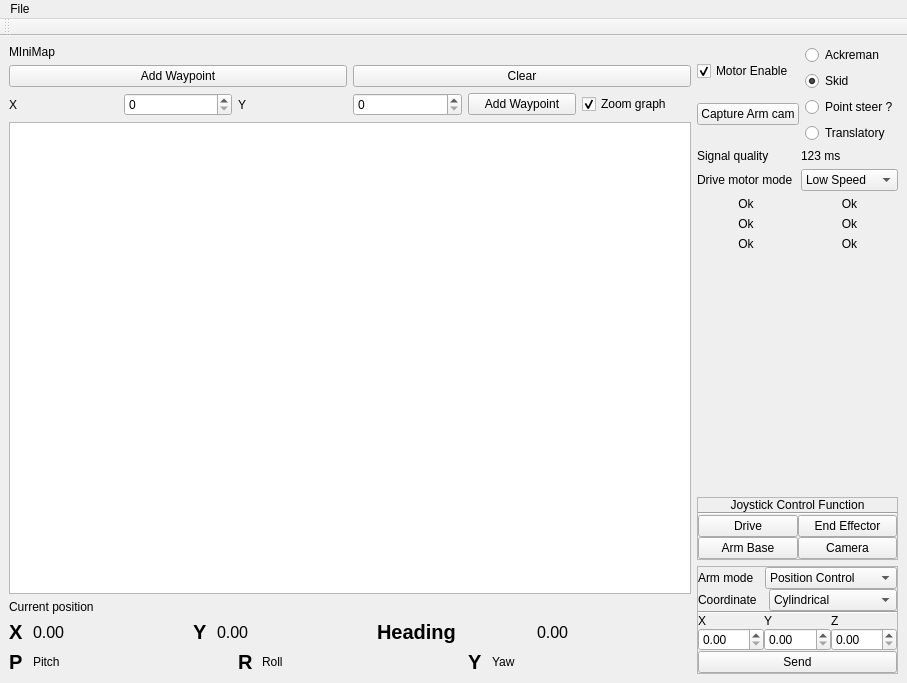
<?xml version="1.0" encoding="UTF-8"?>
<ui version="4.0">
 <class>MainWindow</class>
 <widget class="QMainWindow" name="MainWindow">
  <property name="geometry">
   <rect>
    <x>0</x>
    <y>0</y>
    <width>907</width>
    <height>683</height>
   </rect>
  </property>
  <property name="windowTitle">
   <string>MainWindow</string>
  </property>
  <widget class="QWidget" name="centralwidget">
   <layout class="QHBoxLayout" name="horizontalLayout_10">
    <item>
     <layout class="QVBoxLayout" name="verticalLayout_3">
      <item>
       <widget class="QLabel" name="MinimapLabel">
        <property name="text">
         <string>MIniMap</string>
        </property>
       </widget>
      </item>
      <item>
       <layout class="QHBoxLayout" name="horizontalLayout">
        <item>
         <widget class="QPushButton" name="waypoint">
          <property name="text">
           <string>Add Waypoint</string>
          </property>
         </widget>
        </item>
        <item>
         <widget class="QPushButton" name="clearMap">
          <property name="text">
           <string>Clear</string>
          </property>
         </widget>
        </item>
       </layout>
      </item>
      <item>
       <layout class="QHBoxLayout" name="horizontalLayout_5">
        <item>
         <widget class="QLabel" name="label_6">
          <property name="text">
           <string>X</string>
          </property>
         </widget>
        </item>
        <item>
         <widget class="QSpinBox" name="x"/>
        </item>
        <item>
         <widget class="QLabel" name="label_7">
          <property name="text">
           <string>Y</string>
          </property>
         </widget>
        </item>
        <item>
         <widget class="QSpinBox" name="y"/>
        </item>
        <item>
         <widget class="QPushButton" name="addMarkedWaypoint">
          <property name="text">
           <string>Add Waypoint</string>
          </property>
         </widget>
        </item>
        <item>
         <widget class="QCheckBox" name="zoomGraph">
          <property name="text">
           <string>Zoom graph</string>
          </property>
          <property name="checked">
           <bool>true</bool>
          </property>
         </widget>
        </item>
       </layout>
      </item>
      <item>
       <widget class="GraphicsLayoutWidget" name="graphicsView"/>
      </item>
      <item>
       <widget class="QLabel" name="label">
        <property name="text">
         <string>Current position</string>
        </property>
       </widget>
      </item>
      <item>
       <layout class="QHBoxLayout" name="horizontalLayout_7">
        <item>
         <widget class="QLabel" name="label_12">
          <property name="maximumSize">
           <size>
            <width>18</width>
            <height>16777215</height>
           </size>
          </property>
          <property name="font">
           <font>
            <pointsize>15</pointsize>
            <weight>75</weight>
            <bold>true</bold>
           </font>
          </property>
          <property name="text">
           <string>X</string>
          </property>
         </widget>
        </item>
        <item>
         <widget class="QLabel" name="xActual">
          <property name="font">
           <font>
            <pointsize>12</pointsize>
           </font>
          </property>
          <property name="text">
           <string>0.00</string>
          </property>
         </widget>
        </item>
        <item>
         <widget class="QLabel" name="label_15">
          <property name="maximumSize">
           <size>
            <width>18</width>
            <height>16777215</height>
           </size>
          </property>
          <property name="font">
           <font>
            <pointsize>15</pointsize>
            <weight>75</weight>
            <bold>true</bold>
           </font>
          </property>
          <property name="text">
           <string>Y</string>
          </property>
         </widget>
        </item>
        <item>
         <widget class="QLabel" name="yActual">
          <property name="font">
           <font>
            <pointsize>12</pointsize>
           </font>
          </property>
          <property name="text">
           <string>0.00</string>
          </property>
         </widget>
        </item>
        <item>
         <widget class="QLabel" name="label_17">
          <property name="font">
           <font>
            <pointsize>15</pointsize>
            <weight>75</weight>
            <bold>true</bold>
           </font>
          </property>
          <property name="text">
           <string>Heading</string>
          </property>
         </widget>
        </item>
        <item>
         <widget class="QLabel" name="headingActual">
          <property name="font">
           <font>
            <pointsize>12</pointsize>
           </font>
          </property>
          <property name="text">
           <string>0.00</string>
          </property>
         </widget>
        </item>
       </layout>
      </item>
      <item>
       <layout class="QHBoxLayout" name="horizontalLayout_9">
        <item>
         <widget class="QLabel" name="label_18">
          <property name="maximumSize">
           <size>
            <width>18</width>
            <height>16777215</height>
           </size>
          </property>
          <property name="font">
           <font>
            <pointsize>15</pointsize>
            <weight>75</weight>
            <bold>true</bold>
           </font>
          </property>
          <property name="text">
           <string>P</string>
          </property>
         </widget>
        </item>
        <item>
         <widget class="QLabel" name="pitchLBL">
          <property name="text">
           <string>Pitch</string>
          </property>
         </widget>
        </item>
        <item>
         <widget class="QLabel" name="label_19">
          <property name="maximumSize">
           <size>
            <width>18</width>
            <height>16777215</height>
           </size>
          </property>
          <property name="font">
           <font>
            <pointsize>15</pointsize>
            <weight>75</weight>
            <bold>true</bold>
           </font>
          </property>
          <property name="text">
           <string>R</string>
          </property>
         </widget>
        </item>
        <item>
         <widget class="QLabel" name="rollLBL">
          <property name="text">
           <string>Roll</string>
          </property>
         </widget>
        </item>
        <item>
         <widget class="QLabel" name="label_20">
          <property name="maximumSize">
           <size>
            <width>18</width>
            <height>16777215</height>
           </size>
          </property>
          <property name="font">
           <font>
            <pointsize>15</pointsize>
            <weight>75</weight>
            <bold>true</bold>
           </font>
          </property>
          <property name="text">
           <string>Y</string>
          </property>
         </widget>
        </item>
        <item>
         <widget class="QLabel" name="yawLBL">
          <property name="text">
           <string>Yaw</string>
          </property>
         </widget>
        </item>
       </layout>
      </item>
     </layout>
    </item>
    <item>
     <layout class="QVBoxLayout" name="verticalLayout_6">
      <item>
       <layout class="QHBoxLayout" name="horizontalLayout_6">
        <item>
         <layout class="QVBoxLayout" name="verticalLayout_5">
          <item>
           <widget class="QCheckBox" name="ackMoving">
            <property name="text">
             <string>Motor Enable</string>
            </property>
            <property name="checked">
             <bool>true</bool>
            </property>
           </widget>
          </item>
          <item>
           <widget class="QPushButton" name="screenshot">
            <property name="text">
             <string>Capture Arm cam</string>
            </property>
           </widget>
          </item>
         </layout>
        </item>
        <item>
         <layout class="QVBoxLayout" name="verticalLayout_2">
          <item>
           <widget class="QRadioButton" name="ackreman">
            <property name="text">
             <string>Ackreman</string>
            </property>
            <property name="checked">
             <bool>false</bool>
            </property>
           </widget>
          </item>
          <item>
           <widget class="QRadioButton" name="skid">
            <property name="text">
             <string>Skid</string>
            </property>
            <property name="checked">
             <bool>true</bool>
            </property>
           </widget>
          </item>
          <item>
           <widget class="QRadioButton" name="pointSteer">
            <property name="text">
             <string>Point steer ?</string>
            </property>
           </widget>
          </item>
          <item>
           <widget class="QRadioButton" name="translatory">
            <property name="text">
             <string>Translatory</string>
            </property>
           </widget>
          </item>
         </layout>
        </item>
       </layout>
      </item>
      <item>
       <layout class="QHBoxLayout" name="horizontalLayout_3">
        <item>
         <widget class="QLabel" name="label_4">
          <property name="text">
           <string>Signal quality</string>
          </property>
         </widget>
        </item>
        <item>
         <widget class="QLabel" name="sig_qual">
          <property name="text">
           <string>123 ms</string>
          </property>
         </widget>
        </item>
       </layout>
      </item>
      <item>
       <layout class="QHBoxLayout" name="horizontalLayout_8">
        <item>
         <widget class="QLabel" name="label_5">
          <property name="text">
           <string>Drive motor mode</string>
          </property>
         </widget>
        </item>
        <item>
         <widget class="QComboBox" name="driveModeSelection">
          <item>
           <property name="text">
            <string>Low Speed</string>
           </property>
          </item>
          <item>
           <property name="text">
            <string>Med Speed</string>
           </property>
          </item>
          <item>
           <property name="text">
            <string>High Speed</string>
           </property>
          </item>
          <item>
           <property name="text">
            <string>Open Loop</string>
           </property>
          </item>
         </widget>
        </item>
       </layout>
      </item>
      <item>
       <layout class="QGridLayout" name="gridLayout">
        <item row="0" column="0">
         <widget class="QLabel" name="fl_ok">
          <property name="text">
           <string>Ok</string>
          </property>
          <property name="alignment">
           <set>Qt::AlignCenter</set>
          </property>
         </widget>
        </item>
        <item row="1" column="1">
         <widget class="QLabel" name="mr_ok">
          <property name="text">
           <string>Ok</string>
          </property>
          <property name="alignment">
           <set>Qt::AlignCenter</set>
          </property>
         </widget>
        </item>
        <item row="0" column="1">
         <widget class="QLabel" name="fr_ok">
          <property name="text">
           <string>Ok</string>
          </property>
          <property name="alignment">
           <set>Qt::AlignCenter</set>
          </property>
         </widget>
        </item>
        <item row="1" column="0">
         <widget class="QLabel" name="ml_ok">
          <property name="text">
           <string>Ok</string>
          </property>
          <property name="alignment">
           <set>Qt::AlignCenter</set>
          </property>
         </widget>
        </item>
        <item row="2" column="0">
         <widget class="QLabel" name="bl_ok">
          <property name="text">
           <string>Ok</string>
          </property>
          <property name="alignment">
           <set>Qt::AlignCenter</set>
          </property>
         </widget>
        </item>
        <item row="2" column="1">
         <widget class="QLabel" name="br_ok">
          <property name="text">
           <string>Ok</string>
          </property>
          <property name="alignment">
           <set>Qt::AlignCenter</set>
          </property>
         </widget>
        </item>
       </layout>
      </item>
      <item>
       <spacer name="verticalSpacer">
        <property name="orientation">
         <enum>Qt::Vertical</enum>
        </property>
        <property name="sizeHint" stdset="0">
         <size>
          <width>20</width>
          <height>40</height>
         </size>
        </property>
       </spacer>
      </item>
      <item>
       <widget class="QFrame" name="frame">
        <property name="frameShape">
         <enum>QFrame::StyledPanel</enum>
        </property>
        <property name="frameShadow">
         <enum>QFrame::Raised</enum>
        </property>
        <layout class="QVBoxLayout" name="verticalLayout_4">
         <property name="spacing">
          <number>0</number>
         </property>
         <property name="leftMargin">
          <number>0</number>
         </property>
         <property name="topMargin">
          <number>0</number>
         </property>
         <property name="rightMargin">
          <number>0</number>
         </property>
         <property name="bottomMargin">
          <number>0</number>
         </property>
         <item>
          <widget class="QLabel" name="label_3">
           <property name="text">
            <string>Joystick Control Function</string>
           </property>
           <property name="alignment">
            <set>Qt::AlignCenter</set>
           </property>
          </widget>
         </item>
         <item>
          <widget class="Line" name="line">
           <property name="orientation">
            <enum>Qt::Horizontal</enum>
           </property>
          </widget>
         </item>
         <item>
          <layout class="QGridLayout" name="gridLayout_3">
           <item row="0" column="0">
            <widget class="QPushButton" name="DriveMode">
             <property name="text">
              <string>Drive</string>
             </property>
             <property name="checkable">
              <bool>true</bool>
             </property>
            </widget>
           </item>
           <item row="0" column="1">
            <widget class="QPushButton" name="EndEffectorMode">
             <property name="text">
              <string>End Effector</string>
             </property>
             <property name="checkable">
              <bool>true</bool>
             </property>
             <property name="checked">
              <bool>false</bool>
             </property>
            </widget>
           </item>
           <item row="1" column="0">
            <widget class="QPushButton" name="ArmBaseMode">
             <property name="text">
              <string>Arm Base</string>
             </property>
             <property name="checkable">
              <bool>true</bool>
             </property>
             <property name="checked">
              <bool>false</bool>
             </property>
            </widget>
           </item>
           <item row="1" column="1">
            <widget class="QPushButton" name="function4">
             <property name="text">
              <string>Camera</string>
             </property>
             <property name="checkable">
              <bool>true</bool>
             </property>
             <property name="checked">
              <bool>false</bool>
             </property>
            </widget>
           </item>
          </layout>
         </item>
        </layout>
       </widget>
      </item>
      <item>
       <widget class="QFrame" name="frame_2">
        <property name="frameShape">
         <enum>QFrame::StyledPanel</enum>
        </property>
        <property name="frameShadow">
         <enum>QFrame::Raised</enum>
        </property>
        <layout class="QVBoxLayout" name="verticalLayout">
         <property name="spacing">
          <number>0</number>
         </property>
         <property name="leftMargin">
          <number>0</number>
         </property>
         <property name="topMargin">
          <number>0</number>
         </property>
         <property name="rightMargin">
          <number>0</number>
         </property>
         <property name="bottomMargin">
          <number>0</number>
         </property>
         <item>
          <layout class="QHBoxLayout" name="horizontalLayout_2">
           <item>
            <widget class="QLabel" name="label_2">
             <property name="maximumSize">
              <size>
               <width>67</width>
               <height>16777215</height>
              </size>
             </property>
             <property name="text">
              <string>Arm mode</string>
             </property>
            </widget>
           </item>
           <item>
            <widget class="QComboBox" name="arm_mode">
             <item>
              <property name="text">
               <string>Position Control</string>
              </property>
             </item>
             <item>
              <property name="text">
               <string>Velocity Control</string>
              </property>
             </item>
            </widget>
           </item>
          </layout>
         </item>
         <item>
          <layout class="QHBoxLayout" name="horizontalLayout_4">
           <item>
            <widget class="QLabel" name="label_8">
             <property name="maximumSize">
              <size>
               <width>71</width>
               <height>16777215</height>
              </size>
             </property>
             <property name="text">
              <string>Coordinate</string>
             </property>
            </widget>
           </item>
           <item>
            <widget class="QComboBox" name="coordinateSystem">
             <item>
              <property name="text">
               <string>Cylindrical</string>
              </property>
             </item>
             <item>
              <property name="text">
               <string>Cartesian</string>
              </property>
             </item>
            </widget>
           </item>
          </layout>
         </item>
         <item>
          <widget class="Line" name="line_2">
           <property name="orientation">
            <enum>Qt::Horizontal</enum>
           </property>
          </widget>
         </item>
         <item>
          <layout class="QGridLayout" name="gridLayout_2">
           <item row="1" column="0">
            <widget class="QDoubleSpinBox" name="armSetX"/>
           </item>
           <item row="1" column="1">
            <widget class="QDoubleSpinBox" name="armSetY"/>
           </item>
           <item row="1" column="2">
            <widget class="QDoubleSpinBox" name="armSetZ"/>
           </item>
           <item row="0" column="0">
            <widget class="QLabel" name="label_9">
             <property name="text">
              <string>X</string>
             </property>
            </widget>
           </item>
           <item row="0" column="1">
            <widget class="QLabel" name="label_10">
             <property name="text">
              <string>Y</string>
             </property>
            </widget>
           </item>
           <item row="0" column="2">
            <widget class="QLabel" name="label_11">
             <property name="text">
              <string>Z</string>
             </property>
            </widget>
           </item>
          </layout>
         </item>
         <item>
          <widget class="QPushButton" name="sendCoords">
           <property name="text">
            <string>Send</string>
           </property>
          </widget>
         </item>
        </layout>
       </widget>
      </item>
     </layout>
    </item>
   </layout>
   <zorder></zorder>
   <zorder></zorder>
  </widget>
  <widget class="QMenuBar" name="menubar">
   <property name="geometry">
    <rect>
     <x>0</x>
     <y>0</y>
     <width>907</width>
     <height>31</height>
    </rect>
   </property>
   <widget class="QMenu" name="menuFile">
    <property name="title">
     <string>File</string>
    </property>
    <addaction name="actionRestart"/>
    <addaction name="actionQuit"/>
   </widget>
   <addaction name="menuFile"/>
  </widget>
  <widget class="QToolBar" name="toolBar">
   <property name="windowTitle">
    <string>toolBar</string>
   </property>
   <attribute name="toolBarArea">
    <enum>TopToolBarArea</enum>
   </attribute>
   <attribute name="toolBarBreak">
    <bool>false</bool>
   </attribute>
  </widget>
  <action name="actionQuit">
   <property name="text">
    <string>Quit</string>
   </property>
  </action>
  <action name="actionRestart">
   <property name="text">
    <string>Restart</string>
   </property>
  </action>
 </widget>
 <customwidgets>
  <customwidget>
   <class>GraphicsLayoutWidget</class>
   <extends>QGraphicsView</extends>
   <header>pyqtgraph.h</header>
  </customwidget>
 </customwidgets>
 <resources/>
 <connections>
  <connection>
   <sender>armSetX</sender>
   <signal>editingFinished()</signal>
   <receiver>sendCoords</receiver>
   <slot>click()</slot>
   <hints>
    <hint type="sourcelabel">
     <x>671</x>
     <y>469</y>
    </hint>
    <hint type="destinationlabel">
     <x>682</x>
     <y>508</y>
    </hint>
   </hints>
  </connection>
  <connection>
   <sender>armSetY</sender>
   <signal>editingFinished()</signal>
   <receiver>sendCoords</receiver>
   <slot>click()</slot>
   <hints>
    <hint type="sourcelabel">
     <x>758</x>
     <y>472</y>
    </hint>
    <hint type="destinationlabel">
     <x>758</x>
     <y>497</y>
    </hint>
   </hints>
  </connection>
  <connection>
   <sender>armSetZ</sender>
   <signal>editingFinished()</signal>
   <receiver>sendCoords</receiver>
   <slot>click()</slot>
   <hints>
    <hint type="sourcelabel">
     <x>834</x>
     <y>459</y>
    </hint>
    <hint type="destinationlabel">
     <x>833</x>
     <y>502</y>
    </hint>
   </hints>
  </connection>
 </connections>
</ui>
